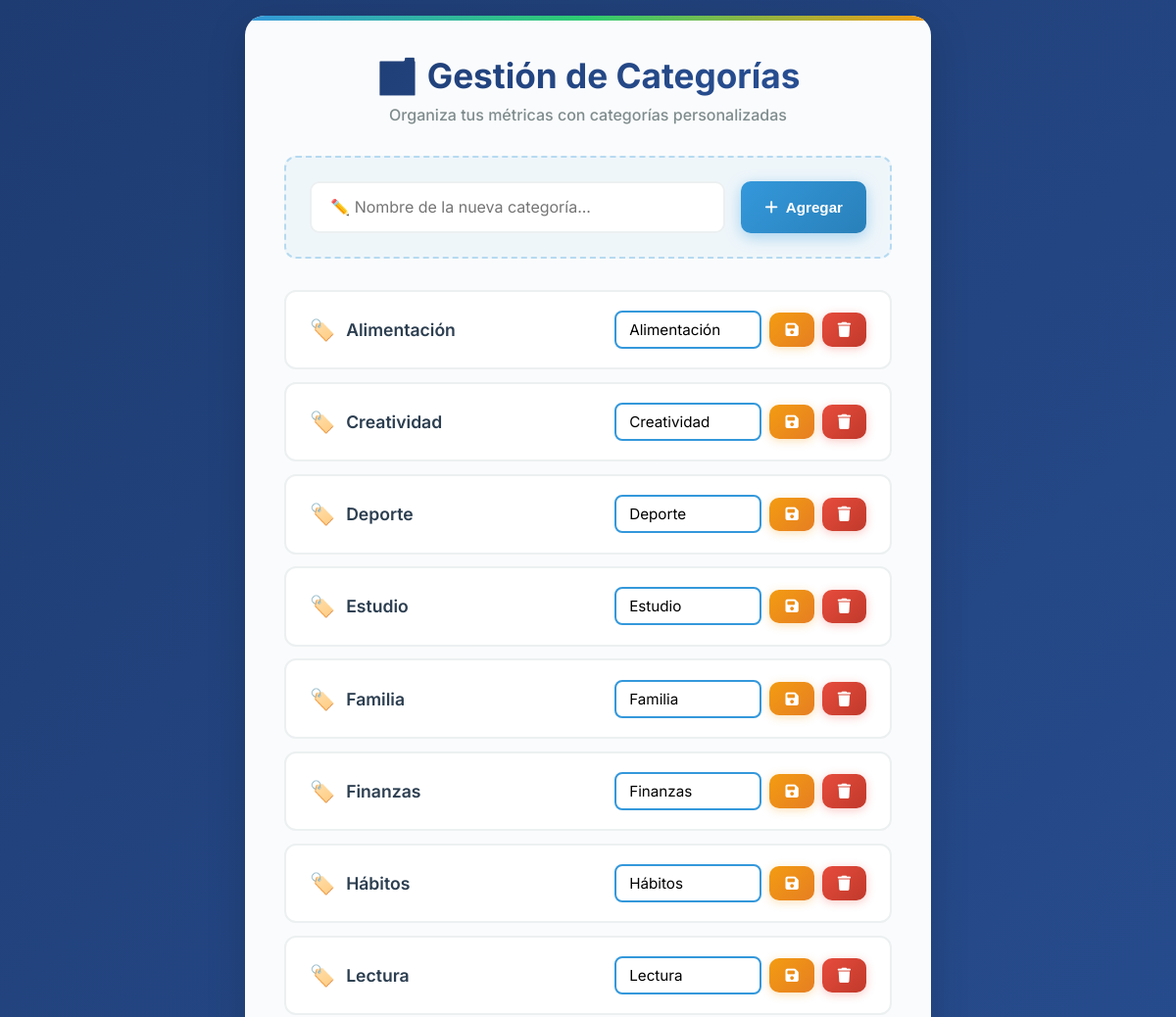
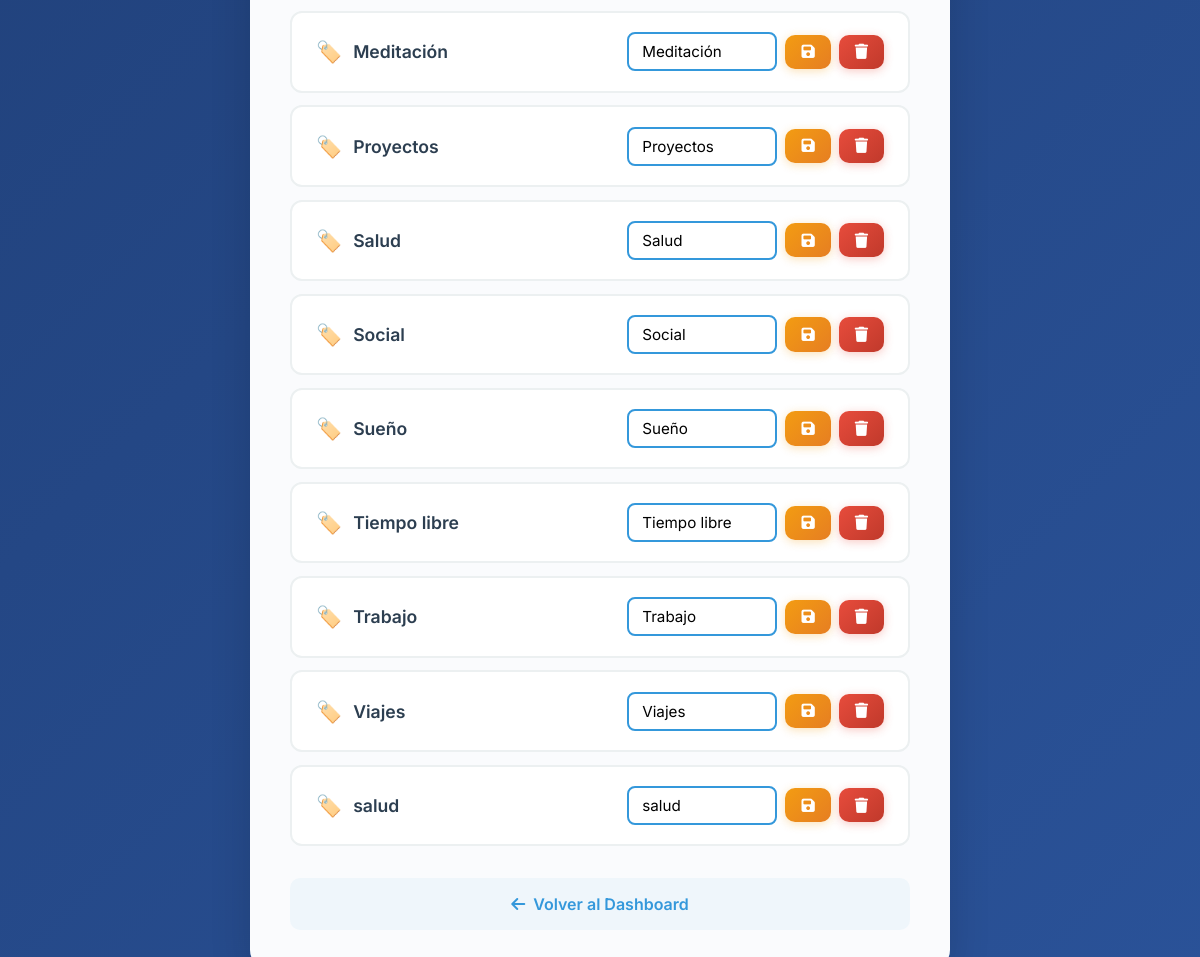
Screenshot of /categorias (signed in) with the database file from the repository (2 pictures, top to bottom).
### app/models.py (models this page shows)
class Categoria(db.Model):
    id = db.Column(db.Integer, primary_key=True)
    nombre = db.Column(db.String(64), unique=True, nullable=False)
    metricas = db.relationship('Metrica', backref='categoria', lazy=True)

### app/routes.py (the view)
@main.route('/categorias')
@login_required
def categories():
    categorias = Categoria.query.order_by(Categoria.nombre).all()
    return render_template('categories.html', categorias=categorias)

### app/__init__.py (called while the page is built)
@login_manager.user_loader
def load_user(user_id):
    return Usuario.query.get(int(user_id))

### templates/categories.html (shortened to what this page needs)
<!DOCTYPE html>
<html lang="es">
<head>
    <link rel="stylesheet" href="https://cdnjs.cloudflare.com/ajax/libs/font-awesome/6.4.0/css/all.min.css">
</head>
<body>
    <div class="container">
        <div class="header">
            <h1>🗂️ Gestión de Categorías</h1>
            <p class="subtitle">Organiza tus métricas con categorías personalizadas</p>
        </div>
        <form class="add-form" method="post" action="{{ url_for('main.add_category') }}">
            <input type="text" name="nombre" placeholder="✏️ Nombre de la nueva categoría..." required maxlength="64">
            <button type="submit" class="btn btn-add">
                <i class="fas fa-plus"></i> Agregar
            </button>
        </form>
        <div class="category-list">
            {% for categoria in categorias %}
            <div class="category-item">
                <span class="category-name">{{ categoria.nombre }}</span>
                <div class="actions">
                    <form method="post" action="{{ url_for('main.edit_category', id=categoria.id) }}" style="display:flex; gap:0.5rem; align-items:center;">
                        <input type="text" name="nuevo_nombre" value="{{ categoria.nombre }}" maxlength="64" class="edit-input" placeholder="Nuevo nombre">
                        <button type="submit" class="btn btn-edit">
                            <i class="fas fa-save"></i>
                        </button>
                    </form>
                    <form method="post" action="{{ url_for('main.delete_category', id=categoria.id) }}" style="display:inline;">
                        <button type="submit" class="btn btn-delete" onclick="return confirm('⚠️ ¿Estás seguro de eliminar esta categoría?\n\nLas métricas asociadas no se eliminarán.');">
                            <i class="fas fa-trash"></i>
                        </button>
                    </form>
                </div>
            </div>
            {% else %}
            <div class="empty-state">
                <div class="empty-icon">📦</div>
                <h3>No hay categorías registradas</h3>
                <p>Crea tu primera categoría para organizar mejor tus métricas</p>
            </div>
            {% endfor %}
        </div>
        <a href="{{ url_for('main.dashboard') }}" class="back-link">
            <i class="fas fa-arrow-left"></i> Volver al Dashboard
        </a>
    </div>
</body>
</html>

### templates/categories.html (style rules this page uses)
* { margin: 0; padding: 0; box-sizing: border-box; }
body { font-family: 'Inter', sans-serif; background: linear-gradient(135deg, #1e3c72 0%, #2a5298 100%); min-height: 100vh; padding: 1rem; display: flex; align-items: center; justify-content: center; }
.container { max-width: 700px; width: 100%; margin: 0 auto; background: rgba(255,255,255,0.98); backdrop-filter: blur(10px); border-radius: 20px; box-shadow: 0 10px 40px rgba(0,0,0,0.15); padding: 2.5rem; position: relative; overflow: hidden; }
.container::before { content: ''; position: absolute; top: 0; left: 0; right: 0; height: 5px; background: linear-gradient(90deg, #3498db, #2ecc71, #f39c12); }
.header { text-align: center; margin-bottom: 2rem; }
h1 { font-size: 2.2rem; font-weight: 700; margin-bottom: 0.5rem; background: linear-gradient(135deg, #1e3c72, #2a5298); -webkit-background-clip: text; -webkit-text-fill-color: transparent; background-clip: text; }
.subtitle { color: #7f8c8d; font-size: 1rem; font-weight: 500; }
.add-form { display: flex; gap: 1rem; margin-bottom: 2rem; background: rgba(52, 152, 219, 0.05); padding: 1.5rem; border-radius: 12px; border: 2px dashed rgba(52, 152, 219, 0.3); }
.add-form input { flex: 1; padding: 0.9rem 1.2rem; border-radius: 10px; border: 2px solid #ecf0f1; font-size: 1rem; font-family: inherit; transition: all 0.3s ease; background: white; }
.btn { border: none; border-radius: 10px; padding: 0.9rem 1.5rem; font-size: 0.95rem; font-weight: 600; cursor: pointer; transition: all 0.3s ease; display: inline-flex; align-items: center; gap: 0.5rem; }
.btn-add { background: linear-gradient(135deg, #3498db, #2980b9); color: white; box-shadow: 0 4px 15px rgba(52, 152, 219, 0.4); }
.category-list { margin-bottom: 2rem; }
.category-item { display: flex; justify-content: space-between; align-items: center; padding: 1.2rem 1.5rem; background: white; border-radius: 12px; margin-bottom: 0.8rem; border: 2px solid #ecf0f1; transition: all 0.3s ease; }
.category-name { font-size: 1.1rem; font-weight: 600; color: #2c3e50; display: flex; align-items: center; gap: 0.7rem; }
.category-name::before { content: '🏷️'; font-size: 1.3rem; }
.actions { display: flex; gap: 0.5rem; align-items: center; }
.edit-input { padding: 0.5rem 0.8rem; border-radius: 8px; border: 2px solid #3498db; font-size: 0.95rem; font-family: inherit; width: 150px; }
.btn-edit { background: linear-gradient(135deg, #f39c12, #e67e22); color: white; padding: 0.6rem 1rem; box-shadow: 0 2px 10px rgba(243, 156, 18, 0.3); }
.btn-delete { background: linear-gradient(135deg, #e74c3c, #c0392b); color: white; padding: 0.6rem 1rem; box-shadow: 0 2px 10px rgba(231, 76, 60, 0.3); }
.back-link { display: flex; align-items: center; justify-content: center; gap: 0.5rem; margin-top: 2rem; padding: 1rem; text-align: center; color: #3498db; text-decoration: none; font-weight: 600; background: rgba(52, 152, 219, 0.05); border-radius: 10px; transition: all 0.3s ease; }

### rows the page displays
Categoria: nombre "Alimentación", nuevo_nombre "Alimentación"
Categoria: nombre "Creatividad", nuevo_nombre "Creatividad"
Categoria: nombre "Deporte", nuevo_nombre "Deporte"
Categoria: nombre "Estudio", nuevo_nombre "Estudio"
Categoria: nombre "Familia", nuevo_nombre "Familia"
Categoria: nombre "Finanzas", nuevo_nombre "Finanzas"
Categoria: nombre "Hábitos", nuevo_nombre "Hábitos"
Categoria: nombre "Lectura", nuevo_nombre "Lectura"
Categoria: nombre "Meditación", nuevo_nombre "Meditación"
Categoria: nombre "Proyectos", nuevo_nombre "Proyectos"
Categoria: nombre "Salud", nuevo_nombre "Salud"
Categoria: nombre "Social", nuevo_nombre "Social"
Categoria: nombre "Sueño", nuevo_nombre "Sueño"
Categoria: nombre "Tiempo libre", nuevo_nombre "Tiempo libre"
Categoria: nombre "Trabajo", nuevo_nombre "Trabajo"
Categoria: nombre "Viajes", nuevo_nombre "Viajes"
Categoria: nombre "salud", nuevo_nombre "salud"
